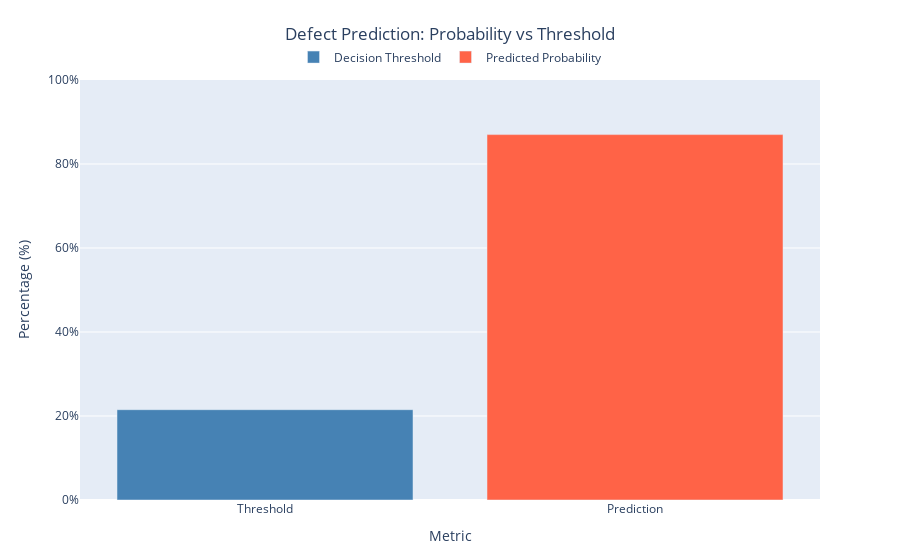

Notebook code cell kept with this figure:
### Code cell
def generate_final_html_chart_and_description(probability: float,
                                               threshold: float,
                                               model_desc: str = "Random Forest (v1) with SHAP-based explanation",
                                               full_page_html_path: str = "defect_risk_explained.html"):
    """
    Generates a clean HTML file that includes:
    1. A Plotly bar chart (probability vs. threshold).
    2. A scrollable, well-formatted explanation block styled using HTML/CSS (not in annotations).
    """
    import plotly.graph_objects as go

    prob_pct = probability * 100
    thr_pct = threshold * 100
    decision = "BUGGY" if probability >= threshold else "NOT BUGGY"
    decision_color = "#E74C3C" if decision == "BUGGY" else "#2ECC71"
    relation = "above" if probability >= threshold else "below"
    confidence_gap = abs(prob_pct - thr_pct)

    # Create the figure
    fig = go.Figure()
    fig.add_trace(go.Bar(x=["Decision Threshold"], y=[thr_pct], name="Decision Threshold",
                         marker_color="#4682B4", width=0.5))
    fig.add_trace(go.Bar(x=["Predicted Probability"], y=[prob_pct], name="Predicted Probability",
                         marker_color=decision_color, width=0.5))

    fig.update_layout(
        title=dict(
            text="<b>Software Defect Prediction Analysis</b>",
            x=0.5,
            xanchor="center",
            font=dict(size=22)
        ),
        annotations=[
            dict(
                x=0.5,
                y=1.07,
                xref="paper",
                yref="paper",
                text=f"<span style='font-size:16px; font-weight:bold; color:{decision_color};'>🐞 Classification: {decision}</span>",
                showarrow=False,
                xanchor="center"
            )
        ],
        xaxis_title="Metric",
        yaxis=dict(range=[0, 100], title="Probability (%)", ticksuffix="%"),
        legend=dict(orientation="h", y=1.12, x=0.5, xanchor="center"),
        margin=dict(t=150, b=100, l=80, r=80),
        template="plotly_white",
        height=600
    )

    fig.add_shape(
        type="line",
        x0=-0.5, y0=thr_pct, x1=1.5, y1=thr_pct,
        xref='x', yref='y',
        line=dict(color='red', width=2, dash='dash'),
        opacity=0.7
    )

    chart_html = fig.to_html(full_html=False, include_plotlyjs='cdn')

    # Description block as plain HTML
    description_block = f"""
    <div style="max-width: 960px; margin: 40px auto; padding: 25px; font-family: Arial; font-size: 15px;
                line-height: 1.7; border: 1px solid #ccc; background: #f9f9f9;">
        <h2>🧠 What This Diagram Shows</h2>
        <p>This visualization supports our thesis on the use of <b>SHAP (SHapley Additive Explanations)</b> 
        in software defect prediction. It presents the predicted probability that a given software component 
        contains a post-release defect, compared to a decision threshold.</p>

        <p><b style="color:#4682B4;">📏 Decision Threshold (τ = {thr_pct:.1f}%):</b> 
        This value was selected through threshold optimization techniques to balance between false positives 
        and recall. Any prediction above this threshold is flagged as <b>BUGGY</b>.</p>

        <p><b style="color:{decision_color};">📊 Predicted Probability (P(defect|X) = {prob_pct:.1f}%):</b> 
        Calculated using a Random Forest model trained on software metrics. SHAP values are later used 
        to interpret these results in a stakeholder-specific manner.</p>

        <p><b>🔍 Classification:</b> This component is classified as 
        <b style="color:{decision_color};">{decision}</b> because its probability is {relation} 
        the threshold by {confidence_gap:.1f}%.</p>

        <p><b>🎓 Thesis Context:</b> Part of an empirical study to evaluate how SHAP explanations can enhance 
        trust and usability of defect predictions for different roles in software development (e.g., 
        developers, QA engineers, project managers).</p>

        <p style="font-style: italic; color: #666;">Model: {model_desc} • Metrics: AUC-ROC, F1, PR-AUC • 
        Evaluation: SHAP + stakeholder interviews</p>
    </div>
    """

    full_html = f"""
    <html>
    <head>
        <meta charset="UTF-8">
        <title>Software Defect Risk Summary</title>
    </head>
    <body style="background-color:#ffffff; padding: 40px;">
        {chart_html}
        {description_block}
    </body>
    </html>
    """

    with open(full_page_html_path, "w") as f:
        f.write(full_html)

    return full_page_html_path

fig.show()
# Execute the fixed version
generate_final_html_chart_and_description(probability=0.87, threshold=0.215)

### Figure 1 — Plotly figure (JSON) as saved in the notebook; plotly's stock layout.template omitted (floating-point values rounded to 4 significant figures)
{"data": [{"hovertemplate": "Threshold: %{y:.1f}%<extra></extra>", "marker": {"color": "steelblue"}, "name": "Decision Threshold", "type": "bar", "x": ["Threshold"], "y": [21.5]}, {"hovertemplate": "Predicted Probability: %{y:.1f}%<extra></extra>", "marker": {"color": "tomato"}, "name": "Predicted Probability", "type": "bar", "x": ["Prediction"], "y": [87]}], "layout": {"annotations": [{"font": {"color": "#555", "size": 12}, "showarrow": false, "text": "This chart compares the model's predicted defect probability against the decision threshold.", "x": 0.5, "xref": "paper", "y": -0.25, "yref": "paper"}], "legend": {"orientation": "h", "x": 0.5, "xanchor": "center", "y": 1.02, "yanchor": "bottom"}, "margin": {"b": 60, "t": 80}, "title": {"text": "Defect Prediction: Probability vs Threshold<br>", "x": 0.5, "xanchor": "center"}, "xaxis": {"title": {"text": "Metric"}}, "yaxis": {"range": [0, 100], "ticksuffix": "%", "title": {"text": "Percentage (%)"}}}}
